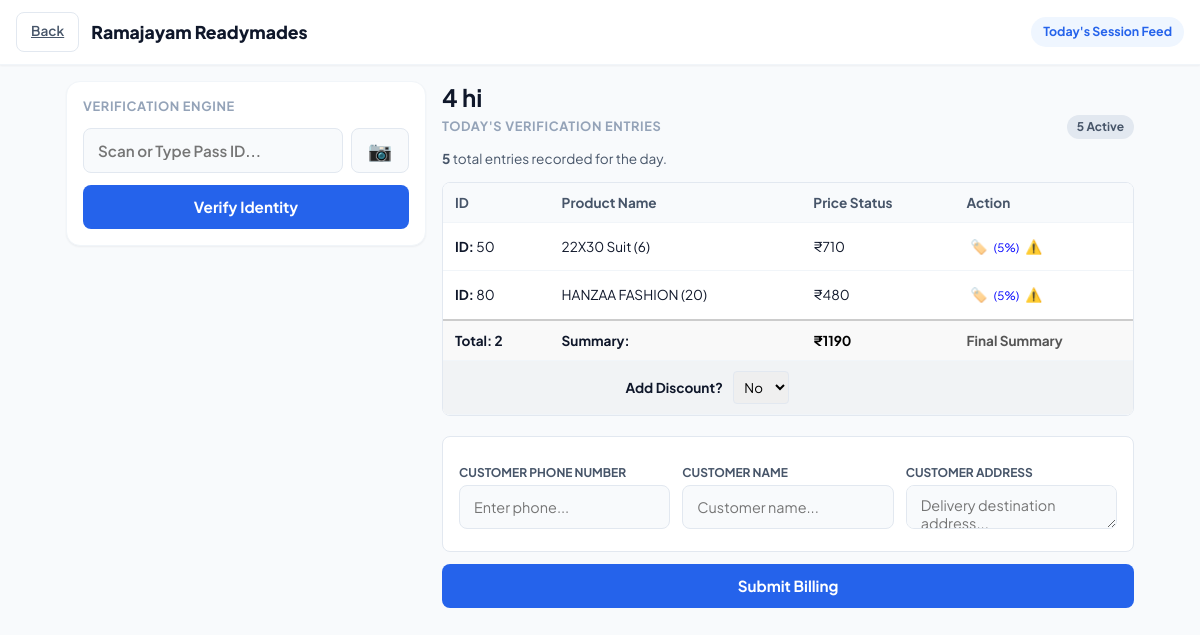
/new_billing (signed in), run on an earlier commit of the app's database.
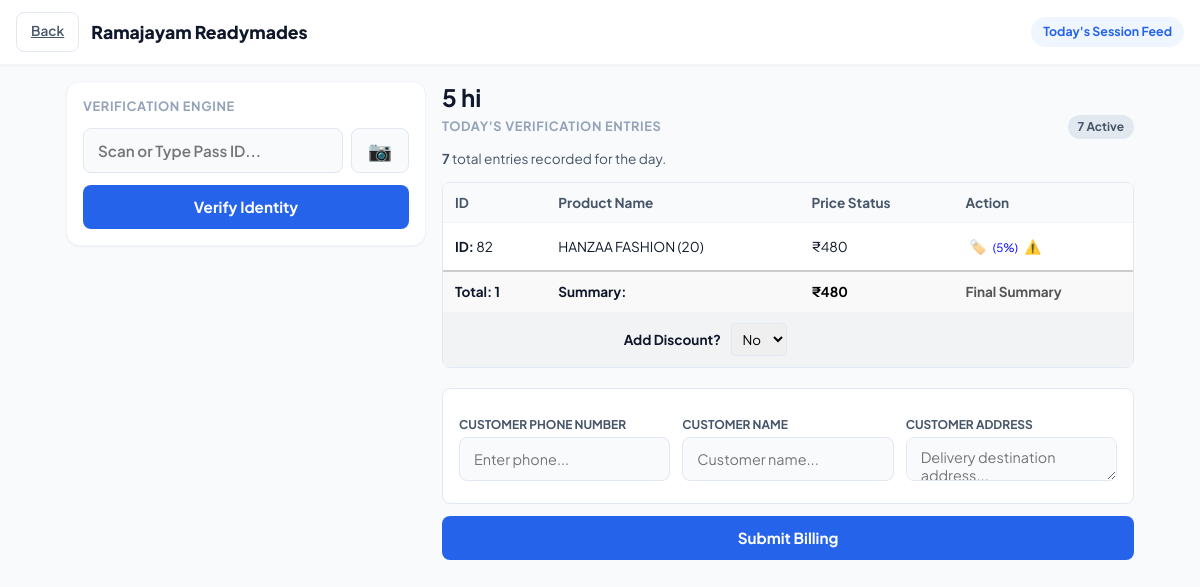
And on a later commit of the database.
### app.py (models this page shows, shortened)
class Product(db.Model) :
    id = db.Column(db.Integer,primary_key=True)
    billing_id = db.Column(db.Integer, db.ForeignKey('billing.id'), nullable=True,default=0)
    product_name = db.Column(db.String(100))
    product_id = db.Column(db.String(100))
    product_selling_amount = db.Column(db.Integer)
    product_raw_amount = db.Column(db.Integer)
    backup_product_selling_amount = db.Column(db.Integer, default=None)  # New field to store the original selling amount for discount restoration
    backup_product_raw_amount = db.Column(db.Integer, default=None)  # New field to store the original raw amount for discount restoration
    discount = db.Column(db.Integer)
    product_location = db.Column(db.String(100))
    product_entry_date = db.Column(db.String(100))
    product_exit_date = db.Column(db.DateTime, default=None)
    customer_phone_number = db.Column(db.String(10), db.ForeignKey('customer.customer_phone_number'), default=None)
    status = db.Column(db.String(20), default='active')  # active, sold, expired, etc.

### app.py (the view, shortened to what this page needs)
@app.route('/new_billing', methods=['GET', 'POST'])
@login_required
def new_billing():
    bill = Billing.query.all()
    products = Product.query.all()
    last_bill = Billing.query.order_by(Billing.id.desc()).first()
    next_bill_no = (last_bill.id + 1) if last_bill else 1
    selled_products = SelledProduct.query.order_by(SelledProduct.scanned_at.desc()).all()
    products = Product.query.filter_by(status='scanned').all()
    return render_template('new_billing.html',
        selled_products=selled_products,
        products=products,
        customer_no='',
        customer_name='',
        customer_address='',
        next_bill_no=next_bill_no
    )

### app.py (called while the page is built)
@login_manager.user_loader
def load_user(user_id):
    uid = int(user_id)
    user = User.query.get(uid)
    if user:
        return user
    shop_dealer = ShopDealer.query.get(uid)
    if shop_dealer:
        return shop_dealer
    return None

### templates/new_billing.html (shortened to what the changed rows need)
<!DOCTYPE html>
<html lang="en">
<head>
</head>
<body>
    <header class="app-bar">
        <div class="nav-left">
            <h1 class="app-title">Ramajayam Readymades</h1>
        </div>
    </header>
    <main class="dashboard-container">
        <aside class="left-column">
            <div class="panel-card">
                <h2 class="panel-title">Verification Engine</h2>
            </div>
        </aside>
        <section class="right-column">
            <h1>{{ next_bill_no }} hi</h1>
            <div style="margin-bottom: 10px; display: flex; justify-content: space-between; align-items: center; flex-wrap: wrap; gap: 8px;">
                <h2 class="panel-title" style="margin-bottom: 0;">Today's Verification Entries</h2>
                <span id="liveCounter"
                    style="font-size: 0.75rem; font-weight: 700; color: var(--text-secondary); background: #e2e8f0; padding: 4px 10px; border-radius: 12px;">
                    {{ selled_products|length }} Active
                </span>
            </div>
            <div style="font-size: 0.85rem; margin-bottom: 14px; color: var(--text-secondary);">
                <strong>{{ selled_products|length }}</strong> total entries recorded for the day.
            </div>
            <div class="table-responsive">
                <table>
                    <thead>
                        <tr>
                            <th>ID</th>
                            <th>Product Name</th>
                            <th>Price Status</th>
                            <th>Action</th>
                        </tr>
                    </thead>
                    <tbody>
                        {% set total_count = namespace(value=0) %}
                        {% set total_selling_amount = namespace(value=0) %}
                        {% for p in products %}
                        {% set total_count.value = total_count.value + 1 %}
                        {% set total_selling_amount.value = total_selling_amount.value + p.product_selling_amount %}
                        <tr>
                            <td><strong>ID:</strong> {{ p.id }}</td>
                            <td>{{ p.product_name }}</td>
                            <td>
                                {% if p.product_selling_amount != p.backup_product_selling_amount %}
                                <s style="color: red;">₹{{ p.backup_product_selling_amount }}</s>
                                <span style="color: green; font-weight: bold; margin-left: 6px;">₹{{ p.product_selling_amount }}</span>
                                {% else %}
                                ₹{{ p.product_selling_amount }}
                                {% endif %}
                            </td>
                            <td>
                                {% if p.product_selling_amount == p.backup_product_selling_amount %}
                                <a href="/discount_apply/{{ p.id }}">🏷️</a>
                                {% if p.discount and p.discount > 0 %}
                                <span style="color: blue; font-size: 0.85em;">({{ p.discount }}%)</span>
                                {% endif %}
                                {% else %}
                                <span style="color: green; font-weight: bold;">
                                    <a href="/discount_remove/{{ p.id }}">💵 <span style="color: blue; font-size: 0.85em;">(0%)</span></a>
                                </span>
                                {% endif %}
                                <a href="/clear_product/{{ p.id }}">⚠️</a>
                            </td>
                        </tr>
                        {% endfor %}
                    </tbody>
                    <tfoot style="background-color: #f9f9f9; font-weight: bold; border-top: 2px solid #ccc;">
                        <tr>
                            <td>Total: {{ total_count.value }}</td>
                            <td>Summary:</td>
                            <td>
                                <div id="summary-price-container" data-base-total="{{ total_selling_amount.value }}">
                                    <span id="final-total-display" style="color: black;">₹{{ total_selling_amount.value }}</span>
                                </div>
                            </td>
                            <td>
                                <span style="color: #555;">Final Summary</span>
                            </td>
                        </tr>
                    </tfoot>
                </table>
            </div>
            <form method="POST" action="{{ url_for('new_billing') }}" style="margin-top: 20px;">
                <div class="billing-grid">
                </div>
                <button type="submit" class="btn-submit" style="margin-top: 12px;">Submit Billing</button>
            </form>
        </section>
    </main>
</body>
</html>

What changed in the data, as far as the page shows it:
no longer on this page (row edited): Product: id "50", product_name "22X30 Suit (6)", product_selling_amount "710", discount "5"
no longer on this page (row edited): Product: id "80", product_name "HANZAA FASHION (20)", product_selling_amount "480", discount "5"
now on this page (row edited): Product: id "82", product_name "HANZAA FASHION (20)", product_selling_amount "480", discount "5"
Also different on the page:
{{ next_bill_no }}: "4" → "5"
{{ selled_products|length }}: "5" → "7"
{{ total_count.value }}: "2" → "1"
{{ total_selling_amount.value }}: "1190" → "480"
